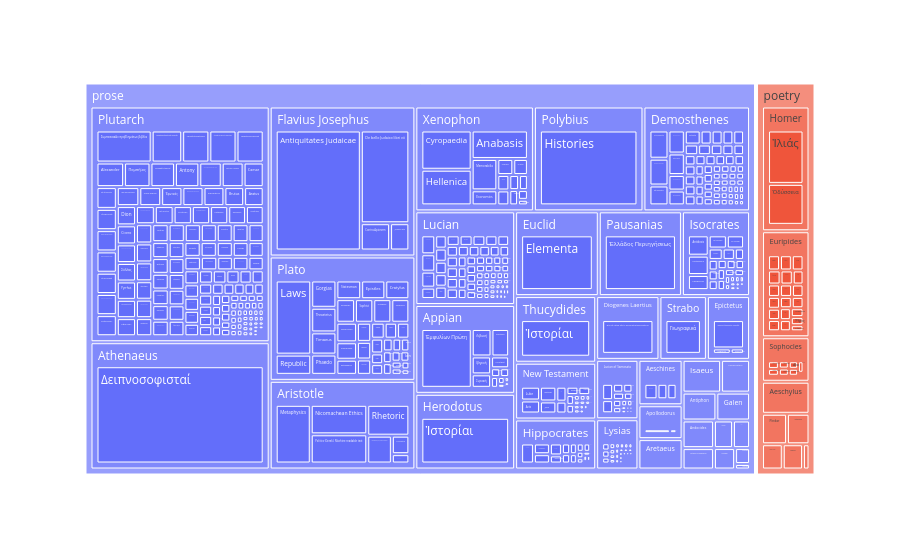

Notebook cell for this chart:
### Code cell
import plotly.express as px


#fig = px.sunburst(df, path=['curauth','curwork', 'stat'], values='words')
#fig.show()
#fig.write_html('persgreek.html')

#fig = px.treemap(select_pass, path=['prose/poetry','curauth','curwork'], values='words')
fig = px.treemap(df, path=['prose/poetry','curauth','curwork'], values='words')
fig.show()
#fig.write_html('persgreektree.html')

### Figure 1 — Plotly figure (JSON) as saved in the notebook; plotly's stock layout.template omitted (floating-point values rounded to 4 significant figures; data arrays with more than 128 entries replaced by an {"elided": "..."} marker saying what was removed)
{"data": [{"branchvalues": "total", "domain": {"x": [0, 1], "y": [0, 1]}, "hovertemplate": "labels=%{label}<br>words=%{value}<br>parent=%{parent}<br>id=%{id}<extra></extra>", "ids": {"elided": "886 str values"}, "labels": {"elided": "886 str values"}, "name": "", "parents": {"elided": "886 str values"}, "type": "treemap", "values": {"elided": "886 int values"}}], "layout": {"legend": {"tracegroupgap": 0}, "margin": {"t": 60}}}
